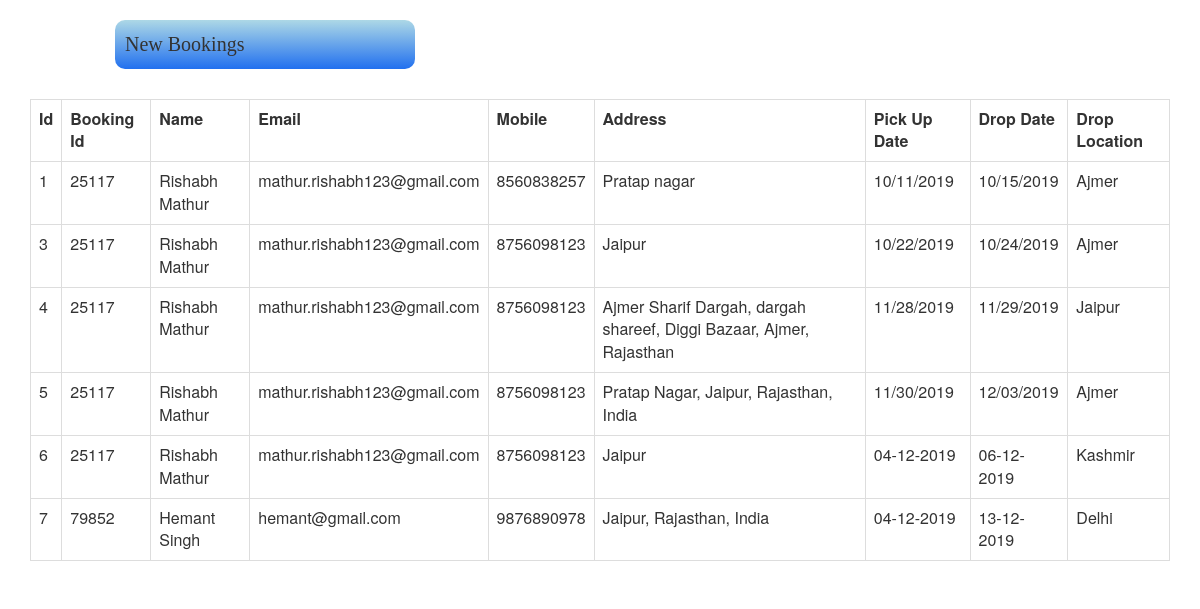
Page /Admin/new_bookings.php on the earlier database version.
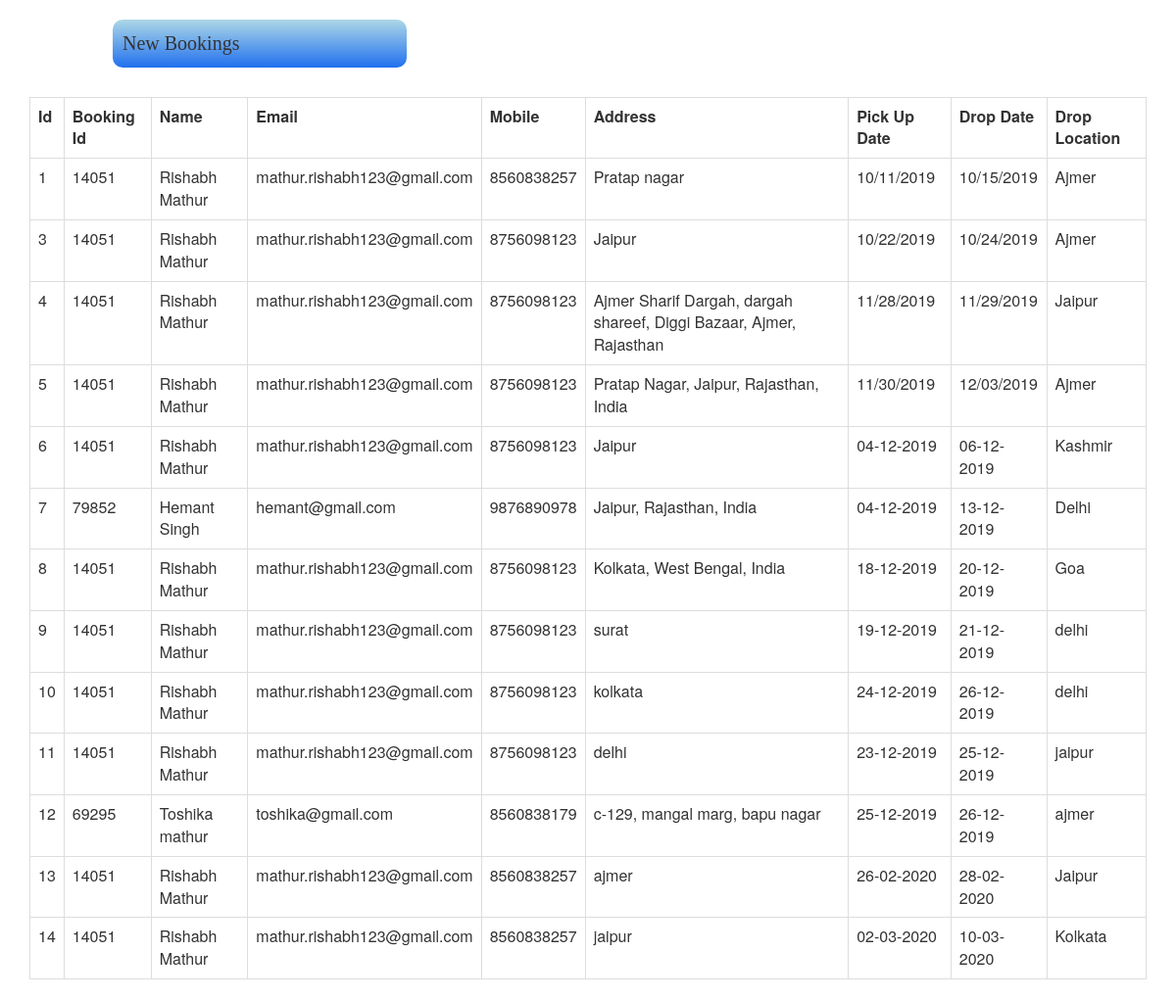
Same page on the later database version.
### tables this page shows
CREATE TABLE IF NOT EXISTS `user_journey` (
  `id` int(20) NOT NULL AUTO_INCREMENT,
  `booking_id` int(10) NOT NULL,
  `name` varchar(100) NOT NULL,
  `email` varchar(150) NOT NULL,
  `mobile` bigint(15) NOT NULL,
  `address` varchar(255) NOT NULL,
  `pick_date` varchar(20) NOT NULL,
  `drop_date` varchar(20) NOT NULL,
  `card_number` bigint(15) NOT NULL,
  `CVV` int(5) NOT NULL,
  `expire` varchar(255) NOT NULL,
  `Drop_location` varchar(255) NOT NULL,
  PRIMARY KEY (`id`)
);

### Admin/new_bookings.php (the view, shortened to what this page needs)
<?php
    include('connect.php');
     $sql = "select * from user_journey where card_number <> 0";
    $run = mysqli_query($conn, $sql);
?>
   <html>
    <head>
        <link rel="stylesheet" href="https://use.fontawesome.com/releases/v5.8.2/css/all.css">
        <link rel="stylesheet" href="https://maxcdn.bootstrapcdn.com/bootstrap/3.3.6/css/bootstrap.min.css"/>
    </head>
    <body>
       <div class="jumbotron jumbo ">
           New Bookings
       </div>
        <div class="container">
            <div class="table-responsive">
                <table class="table table-strip table-hover table-bordered">
                    <th>Id</th>
                    <th>Booking Id</th>
                    <th>Name</th>
                    <th>Email</th>
                    <th>Mobile</th>
                    <th>Address</th>
                    <th>Pick Up Date</th>
                    <th>Drop Date</th>
                    <th>Drop Location</th>
                    <?php while( $data = mysqli_fetch_array($run))
                {
                    ?>
                    <tr>
                        <td><?php echo $data['id'];  ?></td>
                        <td><?php echo $data['booking_id'];  ?></td>
                        <td><?php echo $data['name'];  ?></td>
                        <td><?php echo $data['email'];  ?></td>
                        <td><?php echo $data['mobile'];  ?></td>
                        <td><?php echo $data['address'];  ?></td>
                        <td><?php echo $data['pick_date'];  ?></td>
                        <td><?php echo $data['drop_date'];  ?></td>
                        <td><?php echo $data['Drop_location'];  ?></td>
                    </tr>
                    <?php   } ?>
                </table>
            </div>
        </div>
    </body>
</html>

Differences in the rows shown:
changed user_journey "Pratap nagar": booking "25117" → "14051"
changed user_journey id 3: booking "25117" → "14051"
changed user_journey "Ajmer Sharif Dargah, dargah shareef, Diggi Bazaar, Ajmer, Rajasthan": booking "25117" → "14051"
changed user_journey "Pratap Nagar, Jaipur, Rajasthan, India": booking "25117" → "14051"
changed user_journey "Kashmir": booking "25117" → "14051"
now on this page (row edited): user_journey: id "8", booking "14051", name "Rishabh Mathur", email "mathur.rishabh123@gmail.com", mobile "8756098123", address "Kolkata, West Bengal, India", pick_date "18-12-2019", drop_date "20-12-2019", Drop_location "Goa"
added user_journey: id "9", booking "14051", name "Rishabh Mathur", email "mathur.rishabh123@gmail.com", mobile "8756098123", address "surat", pick_date "19-12-2019", drop_date "21-12-2019", Drop_location "delhi"
added user_journey: id "10", booking "14051", name "Rishabh Mathur", email "mathur.rishabh123@gmail.com", mobile "8756098123", address "kolkata", pick_date "24-12-2019", drop_date "26-12-2019", Drop_location "delhi"
added user_journey: id "11", booking "14051", name "Rishabh Mathur", email "mathur.rishabh123@gmail.com", mobile "8756098123", address "delhi", pick_date "23-12-2019", drop_date "25-12-2019", Drop_location "jaipur"
added user_journey: id "12", booking "69295", name "Toshika mathur", email "toshika@gmail.com", mobile "8560838179", address "c-129, mangal marg, bapu nagar", pick_date "25-12-2019", drop_date "26-12-2019", Drop_location "ajmer"
added user_journey: id "13", booking "14051", name "Rishabh Mathur", email "mathur.rishabh123@gmail.com", mobile "8560838257", address "ajmer", pick_date "26-02-2020", drop_date "28-02-2020", Drop_location "Jaipur"
added user_journey: id "14", booking "14051", name "Rishabh Mathur", email "mathur.rishabh123@gmail.com", mobile "8560838257", address "jaipur", pick_date "02-03-2020", drop_date "10-03-2020", Drop_location "Kolkata"
